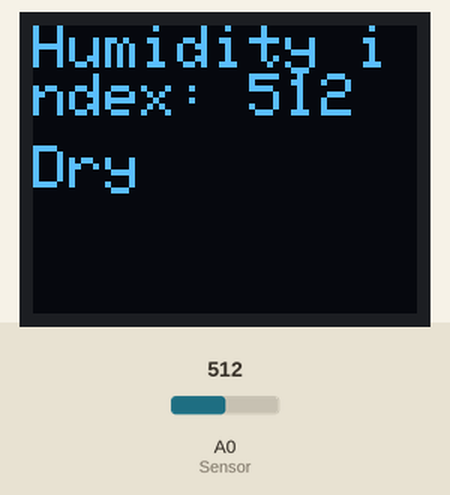
This sketch was run on a simulated Arduino Uno, built with avr-gcc and run on an emulated ATmega328P. Shown: 64×48 one-colour display. Inputs (shaded band) come from the test bench; at power-on: A0 (Sensor) = 512. WiFi joins after 1.5 s; servers stay silent unless stated; what the sketch prints to the serial monitor is not drawn.

Above: at 3.0 s.
3.1 s: A0 (Sensor) set to 716
At 4.4 s:
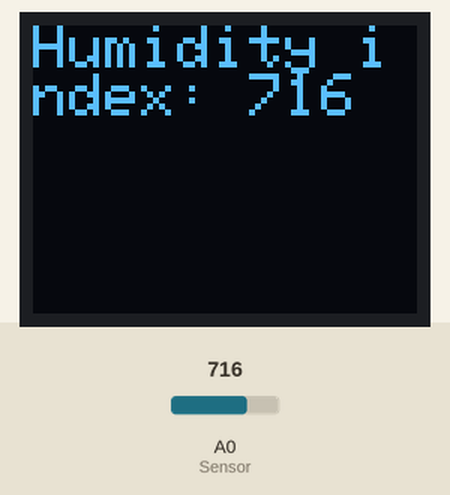
4.7 s: A0 (Sensor) set to 900
At 5.4 s:
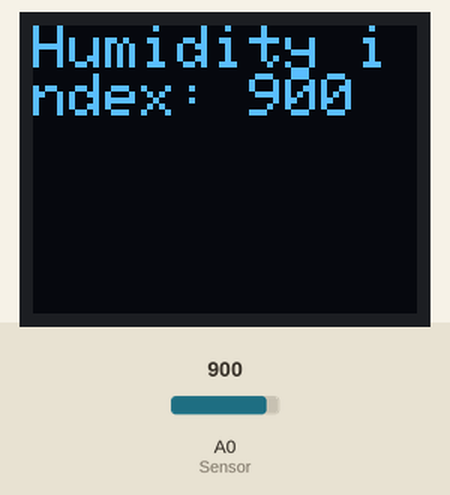
6.2 s: A0 (Sensor) set to 666
At 6.8 s:
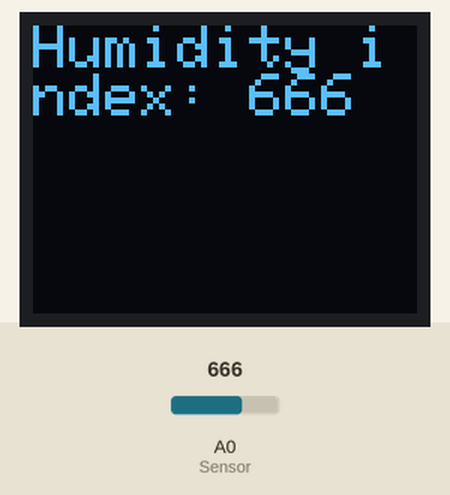
7.8 s: A0 (Sensor) set to 634
At 8.2 s:
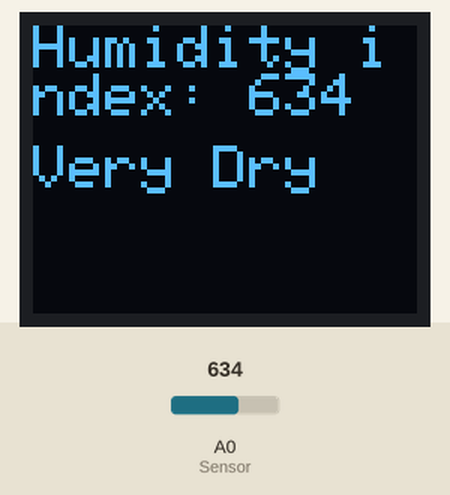
Timing chart, 0 to 10.4 s (numbered marks = the images above; inputs shaded):
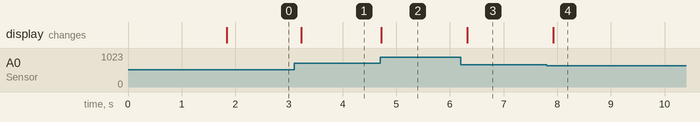

The sketch:

sketch_jul28b.ino
```cpp
// (licence header left out)
/***********Notice and Trouble shooting***************
 1.Connection and Diagram can be found here: https://www.dfrobot.com/wiki/index.php?title=Capacitive_Soil_Moisture_Sensor_SKU:SEN0193
 2.This code is tested on Arduino Uno.
 3.Sensor is connect to Analog 0 port.
 ****************************************************/
#include <Wire.h>  // Include Wire if you're using I2C

#include <SFE_MicroOLED.h>  // Include the SFE_MicroOLED library
#define BLYNK_PRINT Serial
#include <ESP8266_Lib.h>
#include <BlynkSimpleShieldEsp8266.h>
const int AirValue = 650;   //you need to replace this value with Value_1
const int WaterValue = 350;  //you need to replace this value with Value_2
int intervals = (AirValue - WaterValue)/4;
int soilMoistureValue = 0;


#define PIN_RESET 255  //

#define DC_JUMPER 0  // I2C Addres: 0 - 0x3C, 1 - 0x3D
MicroOLED oled(PIN_RESET, DC_JUMPER);  // I2C Example
char auth[] = "a254c8e7d58041e892b65b391e279927";

void setup() {
  Serial.begin(9600); // open serial port, set the baud rate to 9600 bps
  oled.begin();     // Initialize the OLED

  oled.clear(PAGE); // Clear the display's internal memory

  oled.clear(ALL);  // Clear the library's display buffer

  oled.display();   // Display what's in the buffer (splashscreen)
  Blynk.begin(auth);
}
void loop() {
soilMoistureValue = analogRead(A0);  //put Sensor insert into soil
oled.clear(PAGE);  // Clear the buffer
oled.setCursor(0, 0);
oled.print("Humidity index: ");          // Print "A0"
oled.setFontType(12);         // 7-segment font
oled.print(soilMoistureValue);  // Print a0 reading
oled.setCursor(0, 20);
if(soilMoistureValue > WaterValue && soilMoistureValue < (WaterValue + intervals))
{
  Serial.println("Very Wet");
  oled.print("Very Wet");          // Print "A0"
}
else if(soilMoistureValue > (WaterValue + intervals) && soilMoistureValue < (WaterValue + 2*intervals))
{
  Serial.println("Wet");
  oled.print("Wet");
}
else if(soilMoistureValue < WaterValue + 3*intervals && soilMoistureValue > (WaterValue + 2*intervals))
{
  Serial.println("Dry");
  oled.print("Dry");
}
else if(soilMoistureValue < WaterValue + 4*intervals && soilMoistureValue > (WaterValue + 3*intervals))
{
  Serial.println("Very Dry");
  oled.print("Very Dry");
}
oled.display(); //  Draw the memory buffer
Blynk.virtualWrite(0, soilMoistureValue);
Blynk.run();
delay(100);
}
```

Measured:
- the behaviour switches between 650 and 649 on A0 (Sensor) (found by bisection; images 3 and 4)
- after the input at 3.1 s, the display: changes after 0.13 s (image 1)
- after the input at 4.7 s, the display: changes at once (image 2)
- after the input at 6.2 s, the display: changes after 0.12 s (image 3)
- after the input at 7.8 s, the display: changes after 0.13 s (image 4)
